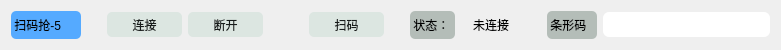
  <widget class="QWidget" name="layoutWidget_5">
   <property name="geometry">
    <rect>
     <x>20</x>
     <y>240</y>
     <width>781</width>
     <height>30</height>
    </rect>
   </property>
   <layout class="QGridLayout" name="gridLayout_5">
    <item row="0" column="2">
     <widget class="QPushButton" name="pb_Connect_5">
      <property name="minimumSize">
       <size>
        <width>75</width>
        <height>25</height>
       </size>
      </property>
      <property name="styleSheet">
       <string notr="true">background: rgb(220, 230, 225);
border-color: rgb(0, 0, 0);
border-radius: 5px;
color:rgb(24, 28, 27);</string>
      </property>
      <property name="text">
       <string>连接</string>
      </property>
     </widget>
    </item>
    <item row="0" column="5">
     <widget class="QPushButton" name="pb_Scan_5">
      <property name="minimumSize">
       <size>
        <width>75</width>
        <height>25</height>
       </size>
      </property>
      <property name="styleSheet">
       <string notr="true">background: rgb(220, 230, 225);
border-color: rgb(0, 0, 0);
border-radius: 5px;
color:rgb(24, 28, 27);</string>
      </property>
      <property name="text">
       <string>扫码</string>
      </property>
     </widget>
    </item>
    <item row="0" column="8">
     <widget class="QLabel" name="lb_State_5">
      <property name="minimumSize">
       <size>
        <width>60</width>
        <height>25</height>
       </size>
      </property>
      <property name="text">
       <string>未连接</string>
      </property>
      <property name="alignment">
       <set>Qt::AlignCenter</set>
      </property>
     </widget>
    </item>
    <item row="0" column="0">
     <widget class="QLabel" name="lb_Scaner_5">
      <property name="minimumSize">
       <size>
        <width>70</width>
        <height>28</height>
       </size>
      </property>
      <property name="styleSheet">
       <string notr="true">border-radius: 5px;
background-color: rgb(85, 170, 255);</string>
      </property>
      <property name="text">
       <string> 扫码抢-5 </string>
      </property>
     </widget>
    </item>
    <item row="0" column="6">
     <spacer name="horizontalSpacer_17">
      <property name="orientation">
       <enum>Qt::Horizontal</enum>
      </property>
      <property name="sizeType">
       <enum>QSizePolicy::Fixed</enum>
      </property>
      <property name="sizeHint" stdset="0">
       <size>
        <width>20</width>
        <height>20</height>
       </size>
      </property>
     </spacer>
    </item>
    <item row="0" column="9">
     <spacer name="horizontalSpacer_18">
      <property name="orientation">
       <enum>Qt::Horizontal</enum>
      </property>
      <property name="sizeType">
       <enum>QSizePolicy::Fixed</enum>
      </property>
      <property name="sizeHint" stdset="0">
       <size>
        <width>20</width>
        <height>20</height>
       </size>
      </property>
     </spacer>
    </item>
    <item row="0" column="3">
     <widget class="QPushButton" name="pb_Disconnect_5">
      <property name="minimumSize">
       <size>
        <width>75</width>
        <height>25</height>
       </size>
      </property>
      <property name="styleSheet">
       <string notr="true">background: rgb(220, 230, 225);
border-color: rgb(0, 0, 0);
border-radius: 5px;
color:rgb(24, 28, 27);</string>
      </property>
      <property name="text">
       <string>断开</string>
      </property>
     </widget>
    </item>
    <item row="0" column="7">
     <widget class="QLabel" name="label_10">
      <property name="minimumSize">
       <size>
        <width>45</width>
        <height>25</height>
       </size>
      </property>
      <property name="styleSheet">
       <string notr="true">border-radius: 5px;
background-color: rgb(180, 189, 184);</string>
      </property>
      <property name="text">
       <string> 状态：</string>
      </property>
     </widget>
    </item>
    <item row="0" column="11">
     <widget class="QLineEdit" name="le_CodeData_5">
      <property name="minimumSize">
       <size>
        <width>75</width>
        <height>25</height>
       </size>
      </property>
      <property name="styleSheet">
       <string notr="true">border-radius: 6px;
</string>
      </property>
     </widget>
    </item>
    <item row="0" column="4">
     <spacer name="horizontalSpacer_19">
      <property name="orientation">
       <enum>Qt::Horizontal</enum>
      </property>
      <property name="sizeType">
       <enum>QSizePolicy::Fixed</enum>
      </property>
      <property name="sizeHint" stdset="0">
       <size>
        <width>40</width>
        <height>20</height>
       </size>
      </property>
     </spacer>
    </item>
    <item row="0" column="1">
     <spacer name="horizontalSpacer_20">
      <property name="orientation">
       <enum>Qt::Horizontal</enum>
      </property>
      <property name="sizeType">
       <enum>QSizePolicy::Fixed</enum>
      </property>
      <property name="sizeHint" stdset="0">
       <size>
        <width>20</width>
        <height>20</height>
       </size>
      </property>
     </spacer>
    </item>
    <item row="0" column="10">
     <widget class="QLabel" name="label_11">
      <property name="minimumSize">
       <size>
        <width>50</width>
        <height>25</height>
       </size>
      </property>
      <property name="styleSheet">
       <string notr="true">border-radius: 5px;
background-color: rgb(180, 189, 184);</string>
      </property>
      <property name="text">
       <string> 条形码</string>
      </property>
     </widget>
    </item>
   </layout>
  </widget>
